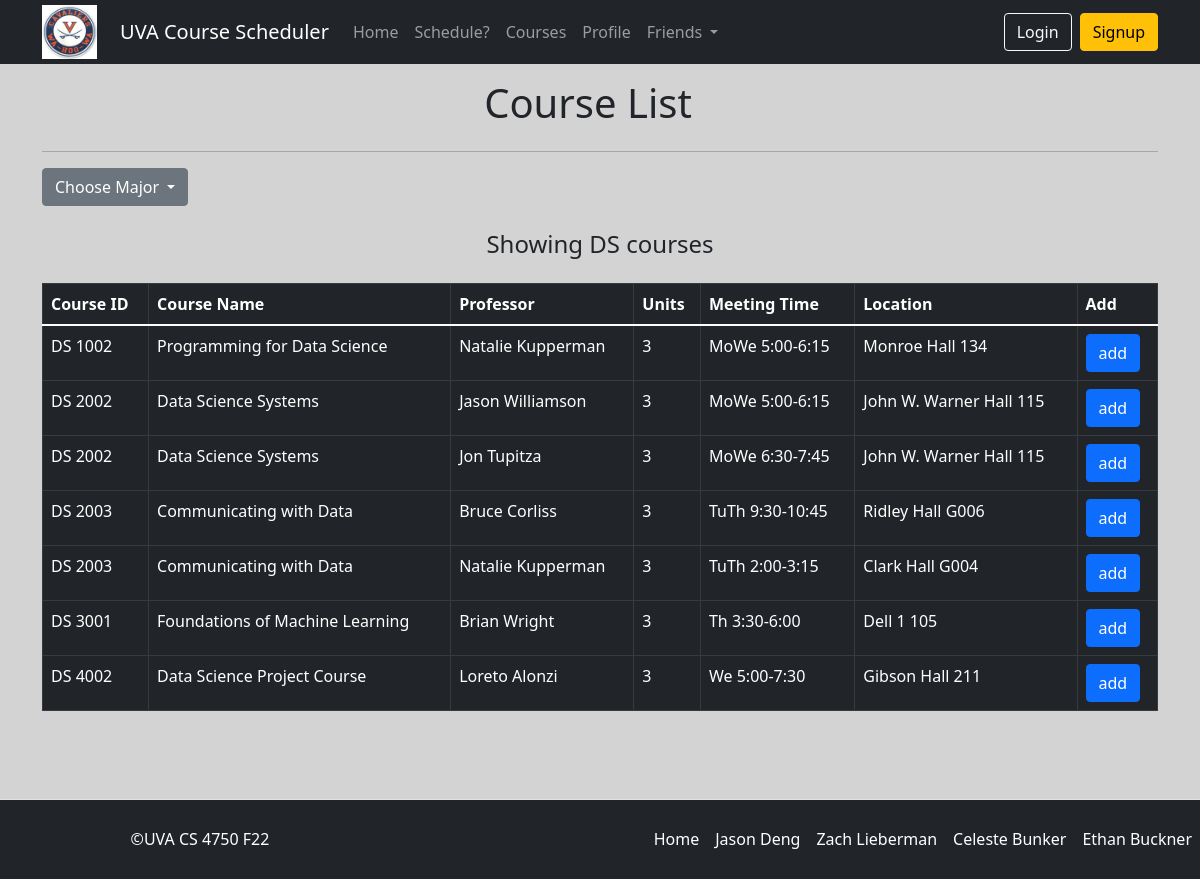
Page /?command=allCourses&subject=DS on the committed database.
### tables this page shows
CREATE TABLE `course` (
  `courseId` int(11) NOT NULL,
  `semesterId` int(11) DEFAULT NULL,
  `courseName` text DEFAULT NULL,
  `courseNumber` int(11) DEFAULT NULL,
  `subject` text DEFAULT NULL,
  `professor` text DEFAULT NULL,
  `creditHours` int(11) DEFAULT NULL,
  `days` text DEFAULT NULL,
  `time` text DEFAULT NULL,
  `location` text DEFAULT NULL
);

### index.php (called while the page is built, shortened)
<?php
$command = "home";
if (isset($_GET["command"]))
    $command = $_GET["command"];
$application = new BaseController($command);
$application->run();

### classes/Database.php (called while the page is built, shortened)
<?php
class Database {
    private $mysqli;
    public function __construct() {
        $this->mysqli = new mysqli(Config::$db["host"], Config::$db["user"],
                                   Config::$db["pass"], Config::$db["database"]);
    }
    public function query($query, $bparam=null, ...$params) {
        $stmt = $this->mysqli->prepare($query);
        if ($bparam != null)
            $stmt->bind_param($bparam, ...$params);
        if (!$stmt->execute()) {
            return false;
        }
        if (($res = $stmt->get_result()) !== false) {
            return $res->fetch_all(MYSQLI_ASSOC);
        }
        return true;
    }
}

### templates/allCourses.php (the view, shortened to what this page needs)
<!DOCTYPE html>
<html>
    <head>
        <link href="https://cdn.jsdelivr.net/npm/bootstrap@5.1.1/dist/css/bootstrap.min.css" rel="stylesheet">
    </head>
    <body style="background-color: lightgray">
    <?php
        include "templates/navbar.php";
    ?>
        <div class="container" style="margin-top: 15px;">
            <div class="row col-md-12" style="text-align:center">
                <h1>Course List</h1>
            </div>
            <hr>
            <div class="dropdown" style="align-self: end">
                <button class="btn btn-secondary dropdown-toggle" type="button" id="dropdownMenuButton" data-toggle="dropdown" aria-haspopup="true" aria-expanded="false">
                    Choose Major
                </button>
            </div><br>
            <div class="row">
            <h4 style="text-align: center"> Showing <?php echo $sub ?> courses</h4>
                <div class="col-md-12">
                    <p>
                        <?php
                            if (empty($courses)){
                                echo "<b>There are no courses yet. Add some.<b>";
                            }
                            else{
                                echo '<table class="table table-bordered table-dark">
                                <thead>
                                  <tr>
                                    <th scope="col">Course ID</th>
                                    <th scope="col">Course Name</th>
                                    <th scope="col">Professor</th>
                                    <th scope="col">Units</th>
                                    <th scope="col">Meeting Time</th>
                                    <th scope="col">Location</th>';
                                echo '<th scope="col">Add</th>';
                                echo '
                                  </tr>
                                </thead>
                                <tbody>';}
                                foreach ($courses as $key=>$value){
                                    echo '<tr>
                                    <td>'. $value["subject"] . " " . $value["courseNumber"]. '</td>
                                    <td>'. $value["courseName"].'</td>
                                    <td>'. $value["professor"].'</td>
                                    <td>'. $value["creditHours"].'</td>
                                    <td>'. $value["days"]." ". $value["time"].'</td>
                                    <td>'. $value["location"].'</td>
                                    <td>
                                        <form action="?command=addCourseFromAllCourses" method="post">
                                            <input type="submit" value="add" name="action" class="btn btn-primary" title="Add Course" />
                                            <input type="hidden" name="courseId" id="courseId" value='.$value["courseId"] .'/>
                                            <input type="hidden" name="courseDept" id="courseDept" value='. $sub .'/>
                                        </form>
                                    </td>
                                    </tr>';
                                }
                                echo '</tbody>
                                </table>';
                        ?>
                      </p>
                </div>
            </div>
        </div><br><br><br>
        <?php
        include "templates/footer.php";
    ?>
    </body>
</html>

### rows in the picture
course: subject "DS", courseNumber "1002", courseName "Programming for Data Science", professor "Natalie Kupperman", creditHours "3", days "MoWe", time "5:00-6:15", location "Monroe Hall 134"
course: subject "DS", courseNumber "2002", courseName "Data Science Systems", professor "Jason Williamson", creditHours "3", days "MoWe", time "5:00-6:15", location "John W. Warner Hall 115"
course: subject "DS", courseNumber "2002", courseName "Data Science Systems", professor "Jon Tupitza", creditHours "3", days "MoWe", time "6:30-7:45", location "John W. Warner Hall 115"
course: subject "DS", courseNumber "2003", courseName "Communicating with Data", professor "Bruce Corliss", creditHours "3", days "TuTh", time "9:30-10:45", location "Ridley Hall G006"
course: subject "DS", courseNumber "2003", courseName "Communicating with Data", professor "Natalie Kupperman", creditHours "3", days "TuTh", time "2:00-3:15", location "Clark Hall G004"
course: subject "DS", courseNumber "3001", courseName "Foundations of Machine Learning", professor "Brian Wright", creditHours "3", days "Th", time "3:30-6:00", location "Dell 1 105"
course: subject "DS", courseNumber "4002", courseName "Data Science Project Course", professor "Loreto Alonzi", creditHours "3", days "We", time "5:00-7:30", location "Gibson Hall 211"

### other values in the picture
$sub "DS"
